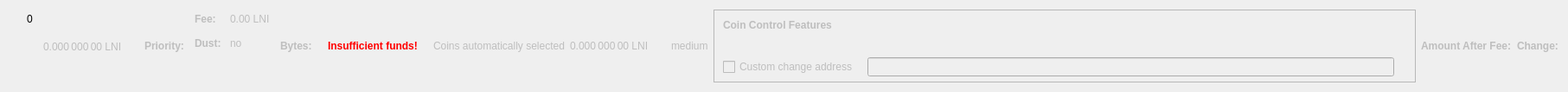
    <widget class="QWidget" name="dummyHideWidget" native="true">
     <property name="maximumSize">
      <size>
       <width>100</width>
       <height>22</height>
      </size>
     </property>
     <layout class="QHBoxLayout" name="dummyHideLayout">
      <item>
       <layout class="QFormLayout" name="formLayoutCoinControl1">
        <property name="horizontalSpacing">
         <number>10</number>
        </property>
        <property name="verticalSpacing">
         <number>14</number>
        </property>
        <property name="leftMargin">
         <number>10</number>
        </property>
        <property name="topMargin">
         <number>4</number>
        </property>
        <property name="rightMargin">
         <number>6</number>
        </property>
        <item row="0" column="1">
         <widget class="QLabel" name="labelCoinControlBytes">
          <property name="cursor">
           <cursorShape>IBeamCursor</cursorShape>
          </property>
          <property name="contextMenuPolicy">
           <enum>Qt::ActionsContextMenu</enum>
          </property>
          <property name="text">
           <string notr="true">0</string>
          </property>
          <property name="textInteractionFlags">
           <set>Qt::LinksAccessibleByMouse|Qt::TextSelectableByKeyboard|Qt::TextSelectableByMouse</set>
          </property>
         </widget>
        </item>
       </layout>
      </item>
      <item>
       <widget class="QLabel" name="labelCoinControlAfterFee">
        <property name="enabled">
         <bool>false</bool>
        </property>
        <property name="sizePolicy">
         <sizepolicy hsizetype="Fixed" vsizetype="Fixed">
          <horstretch>0</horstretch>
          <verstretch>0</verstretch>
         </sizepolicy>
        </property>
        <property name="minimumSize">
         <size>
          <width>111</width>
          <height>12</height>
         </size>
        </property>
        <property name="maximumSize">
         <size>
          <width>111</width>
          <height>12</height>
         </size>
        </property>
        <property name="cursor">
         <cursorShape>IBeamCursor</cursorShape>
        </property>
        <property name="contextMenuPolicy">
         <enum>Qt::ActionsContextMenu</enum>
        </property>
        <property name="text">
         <string notr="true">0.000 000 00 LNI</string>
        </property>
        <property name="textInteractionFlags">
         <set>Qt::LinksAccessibleByMouse|Qt::TextSelectableByKeyboard|Qt::TextSelectableByMouse</set>
        </property>
       </widget>
      </item>
      <item>
       <widget class="QLabel" name="labelCoinControlPriorityText">
        <property name="enabled">
         <bool>false</bool>
        </property>
        <property name="font">
         <font>
          <weight>75</weight>
          <bold>true</bold>
         </font>
        </property>
        <property name="text">
         <string>Priority:</string>
        </property>
       </widget>
      </item>
      <item>
       <layout class="QHBoxLayout" name="horizontalLayout"/>
      </item>
      <item>
       <layout class="QFormLayout" name="formLayoutCoinControl3">
        <property name="horizontalSpacing">
         <number>10</number>
        </property>
        <property name="verticalSpacing">
         <number>14</number>
        </property>
        <property name="leftMargin">
         <number>6</number>
        </property>
        <property name="topMargin">
         <number>4</number>
        </property>
        <property name="rightMargin">
         <number>6</number>
        </property>
        <item row="0" column="0">
         <widget class="QLabel" name="labelCoinControlFeeText">
          <property name="enabled">
           <bool>false</bool>
          </property>
          <property name="font">
           <font>
            <weight>75</weight>
            <bold>true</bold>
           </font>
          </property>
          <property name="text">
           <string>Fee:</string>
          </property>
          <property name="margin">
           <number>0</number>
          </property>
         </widget>
        </item>
        <item row="0" column="1">
         <widget class="QLabel" name="labelCoinControlFee">
          <property name="enabled">
           <bool>false</bool>
          </property>
          <property name="cursor">
           <cursorShape>IBeamCursor</cursorShape>
          </property>
          <property name="contextMenuPolicy">
           <enum>Qt::ActionsContextMenu</enum>
          </property>
          <property name="text">
           <string notr="true">0.00 LNI</string>
          </property>
          <property name="textInteractionFlags">
           <set>Qt::LinksAccessibleByMouse|Qt::TextSelectableByKeyboard|Qt::TextSelectableByMouse</set>
          </property>
         </widget>
        </item>
        <item row="1" column="0">
         <widget class="QLabel" name="labelCoinControlLowOutputText">
          <property name="enabled">
           <bool>false</bool>
          </property>
          <property name="font">
           <font>
            <weight>75</weight>
            <bold>true</bold>
           </font>
          </property>
          <property name="text">
           <string>Dust:</string>
          </property>
         </widget>
        </item>
        <item row="1" column="1">
         <widget class="QLabel" name="labelCoinControlLowOutput">
          <property name="enabled">
           <bool>false</bool>
          </property>
          <property name="cursor">
           <cursorShape>IBeamCursor</cursorShape>
          </property>
          <property name="contextMenuPolicy">
           <enum>Qt::ActionsContextMenu</enum>
          </property>
          <property name="text">
           <string>no</string>
          </property>
          <property name="textInteractionFlags">
           <set>Qt::LinksAccessibleByMouse|Qt::TextSelectableByKeyboard|Qt::TextSelectableByMouse</set>
          </property>
         </widget>
        </item>
       </layout>
      </item>
      <item>
       <widget class="QLabel" name="labelCoinControlBytesText">
        <property name="enabled">
         <bool>false</bool>
        </property>
        <property name="font">
         <font>
          <weight>75</weight>
          <bold>true</bold>
         </font>
        </property>
        <property name="text">
         <string>Bytes:</string>
        </property>
       </widget>
      </item>
      <item>
       <layout class="QFormLayout" name="formLayoutCoinControl2">
        <property name="horizontalSpacing">
         <number>10</number>
        </property>
        <property name="verticalSpacing">
         <number>14</number>
        </property>
        <property name="leftMargin">
         <number>6</number>
        </property>
        <property name="topMargin">
         <number>4</number>
        </property>
        <property name="rightMargin">
         <number>6</number>
        </property>
       </layout>
      </item>
      <item>
       <layout class="QHBoxLayout" name="horizontalLayoutCoinControl2">
        <property name="spacing">
         <number>8</number>
        </property>
        <property name="bottomMargin">
         <number>10</number>
        </property>
       </layout>
      </item>
      <item>
       <widget class="QLabel" name="labelCoinControlInsuffFunds">
        <property name="enabled">
         <bool>false</bool>
        </property>
        <property name="minimumSize">
         <size>
          <width>0</width>
          <height>0</height>
         </size>
        </property>
        <property name="font">
         <font>
          <weight>75</weight>
          <bold>true</bold>
         </font>
        </property>
        <property name="styleSheet">
         <string notr="true">color:red;font-weight:bold;</string>
        </property>
        <property name="text">
         <string>Insufficient funds!</string>
        </property>
        <property name="margin">
         <number>5</number>
        </property>
       </widget>
      </item>
      <item>
       <layout class="QFormLayout" name="formLayoutCoinControl4">
        <property name="horizontalSpacing">
         <number>10</number>
        </property>
        <property name="verticalSpacing">
         <number>14</number>
        </property>
        <property name="leftMargin">
         <number>6</number>
        </property>
        <property name="topMargin">
         <number>4</number>
        </property>
        <property name="rightMargin">
         <number>6</number>
        </property>
       </layout>
      </item>
      <item>
       <widget class="QLabel" name="labelCoinControlAutomaticallySelected">
        <property name="enabled">
         <bool>false</bool>
        </property>
        <property name="sizePolicy">
         <sizepolicy hsizetype="Fixed" vsizetype="Fixed">
          <horstretch>0</horstretch>
          <verstretch>0</verstretch>
         </sizepolicy>
        </property>
        <property name="minimumSize">
         <size>
          <width>0</width>
          <height>0</height>
         </size>
        </property>
        <property name="maximumSize">
         <size>
          <width>240</width>
          <height>16777215</height>
         </size>
        </property>
        <property name="text">
         <string>Coins automatically selected</string>
        </property>
        <property name="margin">
         <number>5</number>
        </property>
       </widget>
      </item>
      <item>
       <widget class="QLabel" name="labelCoinControlChange">
        <property name="enabled">
         <bool>false</bool>
        </property>
        <property name="sizePolicy">
         <sizepolicy hsizetype="Fixed" vsizetype="Fixed">
          <horstretch>0</horstretch>
          <verstretch>0</verstretch>
         </sizepolicy>
        </property>
        <property name="minimumSize">
         <size>
          <width>111</width>
          <height>0</height>
         </size>
        </property>
        <property name="maximumSize">
         <size>
          <width>111</width>
          <height>16777215</height>
         </size>
        </property>
        <property name="cursor">
         <cursorShape>IBeamCursor</cursorShape>
        </property>
        <property name="contextMenuPolicy">
         <enum>Qt::ActionsContextMenu</enum>
        </property>
        <property name="text">
         <string notr="true">0.000 000 00 LNI</string>
        </property>
        <property name="textInteractionFlags">
         <set>Qt::LinksAccessibleByMouse|Qt::TextSelectableByKeyboard|Qt::TextSelectableByMouse</set>
        </property>
       </widget>
      </item>
      <item>
       <widget class="QLabel" name="labelCoinControlPriority">
        <property name="enabled">
         <bool>false</bool>
        </property>
        <property name="cursor">
         <cursorShape>IBeamCursor</cursorShape>
        </property>
        <property name="contextMenuPolicy">
         <enum>Qt::ActionsContextMenu</enum>
        </property>
        <property name="text">
         <string>medium</string>
        </property>
        <property name="textInteractionFlags">
         <set>Qt::LinksAccessibleByMouse|Qt::TextSelectableByKeyboard|Qt::TextSelectableByMouse</set>
        </property>
       </widget>
      </item>
      <item>
       <widget class="QFrame" name="frameCoinControl">
        <property name="sizePolicy">
         <sizepolicy hsizetype="Expanding" vsizetype="Expanding">
          <horstretch>0</horstretch>
          <verstretch>0</verstretch>
         </sizepolicy>
        </property>
        <property name="maximumSize">
         <size>
          <width>16777215</width>
          <height>16777215</height>
         </size>
        </property>
        <property name="frameShape">
         <enum>QFrame::StyledPanel</enum>
        </property>
        <property name="frameShadow">
         <enum>QFrame::Sunken</enum>
        </property>
        <layout class="QVBoxLayout" name="verticalLayoutCoinControl2_2">
         <property name="spacing">
          <number>0</number>
         </property>
         <property name="leftMargin">
          <number>0</number>
         </property>
         <property name="topMargin">
          <number>0</number>
         </property>
         <property name="rightMargin">
          <number>0</number>
         </property>
         <property name="bottomMargin">
          <number>6</number>
         </property>
         <item>
          <layout class="QVBoxLayout" name="verticalLayoutCoinControl" stretch="0,0,0,1">
           <property name="spacing">
            <number>0</number>
           </property>
           <property name="leftMargin">
            <number>10</number>
           </property>
           <property name="topMargin">
            <number>10</number>
           </property>
           <item>
            <layout class="QHBoxLayout" name="horizontalLayoutCoinControl1">
             <property name="bottomMargin">
              <number>15</number>
             </property>
             <item>
              <widget class="QLabel" name="labelCoinControlFeatures">
               <property name="enabled">
                <bool>false</bool>
               </property>
               <property name="sizePolicy">
                <sizepolicy hsizetype="Preferred" vsizetype="Maximum">
                 <horstretch>0</horstretch>
                 <verstretch>0</verstretch>
                </sizepolicy>
               </property>
               <property name="font">
                <font>
                 <weight>75</weight>
                 <bold>true</bold>
                </font>
               </property>
               <property name="styleSheet">
                <string notr="true">font-weight:bold;</string>
               </property>
               <property name="text">
                <string>Coin Control Features</string>
               </property>
              </widget>
             </item>
            </layout>
           </item>
           <item>
            <widget class="QWidget" name="widgetCoinControl" native="true">
             <property name="sizePolicy">
              <sizepolicy hsizetype="Preferred" vsizetype="Preferred">
               <horstretch>0</horstretch>
               <verstretch>0</verstretch>
              </sizepolicy>
             </property>
             <property name="minimumSize">
              <size>
               <width>0</width>
               <height>0</height>
              </size>
             </property>
             <property name="styleSheet">
              <string notr="true"/>
             </property>
             <layout class="QHBoxLayout" name="horizontalLayoutCoinControl5_2">
              <property name="leftMargin">
               <number>0</number>
              </property>
              <property name="topMargin">
               <number>0</number>
              </property>
              <property name="rightMargin">
               <number>0</number>
              </property>
              <property name="bottomMargin">
               <number>0</number>
              </property>
              <item>
               <layout class="QHBoxLayout" name="horizontalLayoutCoinControl3">
                <property name="spacing">
                 <number>20</number>
                </property>
                <property name="topMargin">
                 <number>0</number>
                </property>
                <property name="bottomMargin">
                 <number>10</number>
                </property>
               </layout>
              </item>
             </layout>
            </widget>
           </item>
           <item>
            <layout class="QHBoxLayout" name="horizontalLayoutCoinControl4" stretch="0,0,0">
             <property name="spacing">
              <number>12</number>
             </property>
             <property name="sizeConstraint">
              <enum>QLayout::SetDefaultConstraint</enum>
             </property>
             <property name="topMargin">
              <number>5</number>
             </property>
             <property name="rightMargin">
              <number>5</number>
             </property>
             <item>
              <widget class="QCheckBox" name="checkBoxCoinControlChange">
               <property name="enabled">
                <bool>false</bool>
               </property>
               <property name="toolTip">
                <string>If this is activated, but the change address is empty or invalid, change will be sent to a newly generated address.</string>
               </property>
               <property name="text">
                <string>Custom change address</string>
               </property>
              </widget>
             </item>
             <item>
              <widget class="QValidatedLineEdit" name="lineEditCoinControlChange">
               <property name="enabled">
                <bool>false</bool>
               </property>
               <property name="sizePolicy">
                <sizepolicy hsizetype="Expanding" vsizetype="Fixed">
                 <horstretch>0</horstretch>
                 <verstretch>0</verstretch>
                </sizepolicy>
               </property>
              </widget>
             </item>
             <item>
              <widget class="QLabel" name="labelCoinControlChangeLabel_2">
               <property name="sizePolicy">
                <sizepolicy hsizetype="Preferred" vsizetype="Expanding">
                 <horstretch>0</horstretch>
                 <verstretch>0</verstretch>
                </sizepolicy>
               </property>
               <property name="minimumSize">
                <size>
                 <width>0</width>
                 <height>0</height>
                </size>
               </property>
               <property name="text">
                <string/>
               </property>
               <property name="margin">
                <number>3</number>
               </property>
              </widget>
             </item>
            </layout>
           </item>
           <item>
            <spacer name="verticalSpacerCoinControl">
             <property name="orientation">
              <enum>Qt::Vertical</enum>
             </property>
             <property name="sizeHint" stdset="0">
              <size>
               <width>800</width>
               <height>1</height>
              </size>
             </property>
            </spacer>
           </item>
          </layout>
         </item>
        </layout>
       </widget>
      </item>
      <item>
       <widget class="QLabel" name="labelCoinControlAfterFeeText">
        <property name="enabled">
         <bool>false</bool>
        </property>
        <property name="minimumSize">
         <size>
          <width>0</width>
          <height>0</height>
         </size>
        </property>
        <property name="maximumSize">
         <size>
          <width>16777215</width>
          <height>16777215</height>
         </size>
        </property>
        <property name="font">
         <font>
          <weight>75</weight>
          <bold>true</bold>
         </font>
        </property>
        <property name="text">
         <string>Amount After Fee:</string>
        </property>
        <property name="alignment">
         <set>Qt::AlignLeading|Qt::AlignLeft|Qt::AlignVCenter</set>
        </property>
        <property name="margin">
         <number>0</number>
        </property>
       </widget>
      </item>
      <item>
       <widget class="QLabel" name="labelCoinControlChangeText">
        <property name="enabled">
         <bool>false</bool>
        </property>
        <property name="sizePolicy">
         <sizepolicy hsizetype="Preferred" vsizetype="Preferred">
          <horstretch>0</horstretch>
          <verstretch>0</verstretch>
         </sizepolicy>
        </property>
        <property name="minimumSize">
         <size>
          <width>0</width>
          <height>0</height>
         </size>
        </property>
        <property name="maximumSize">
         <size>
          <width>16777215</width>
          <height>16777215</height>
         </size>
        </property>
        <property name="font">
         <font>
          <weight>75</weight>
          <bold>true</bold>
         </font>
        </property>
        <property name="text">
         <string>Change:</string>
        </property>
        <property name="alignment">
         <set>Qt::AlignLeading|Qt::AlignLeft|Qt::AlignVCenter</set>
        </property>
       </widget>
      </item>
     </layout>
    </widget>
